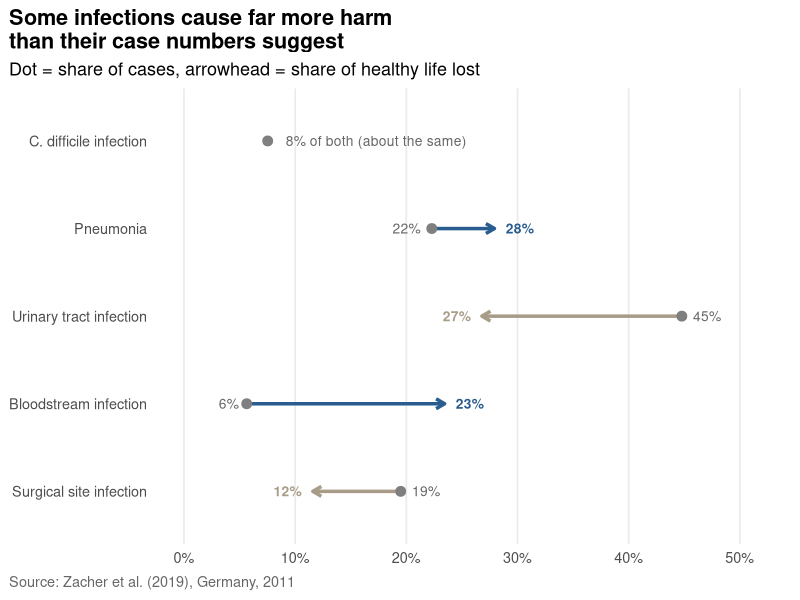

Write R code to recreate this figure.
## ---- chunk 1
#| label: setup
library(tidyverse)
## ---- chunk 2
#| label: fig-share
#| fig-width: 8
#| fig-height: 5
#| fig-cap: "Each arrow runs from an infection's share of cases to its share of the harm (healthy years of life lost). Blue arrows mark infections that cause more harm than their case numbers suggest; C. difficile causes about the same share of each."
#| fig-alt: "Arrow chart for five infection types in Germany, 2011. Bloodstream infection rises from 6% of cases to 23% of harm and pneumonia from 22% to 28%. Urinary tract infection falls from 45% of cases to 27% of harm and surgical site infection from 19% to 12%. C. difficile is about 8% of both."
#| echo: false

# Annual estimates for Germany, 2011 (Zacher et al. 2019, Table 1)
infections <- tribble(
  ~infection,                ~cases,  ~dalys,
  "Pneumonia",               106586,  69508,
  "Urinary tract infection", 214150,  66701,
  "Bloodstream infection",    26976,  58350,
  "Surgical site infection",  93222,  28842,
  "C. difficile infection",   36002,  20890
)

plot_data <- infections |>
  mutate(
    cases_pct = cases / 478222 * 100,
    harm_pct  = dalys / 248920 * 100,
    more_harm = harm_pct > cases_pct,
    same      = abs(harm_pct - cases_pct) < 1,   # less than 1 point apart
    infection = fct_reorder(infection, harm_pct)
  )

changed <- filter(plot_data, !same)

ggplot(plot_data, aes(y = infection)) +
  # Arrows only where the share really changes
  geom_segment(
    data = changed,
    aes(x = cases_pct, xend = harm_pct, yend = infection, colour = more_harm),
    arrow = arrow(length = unit(0.25, "cm")), linewidth = 1.2
  ) +
  geom_point(aes(x = cases_pct), colour = "grey50", size = 3) +
  # Share of cases (grey)
  geom_text(aes(x = cases_pct,
                label = if_else(same,
                                paste0(round(cases_pct), "% of both (about the same)"),
                                paste0(round(cases_pct), "%")),
                hjust = case_when(same ~ -0.1, more_harm ~ 1.4, TRUE ~ -0.4)),
            colour = "grey40", size = 3.5) +
  # Share of harm (coloured)
  geom_text(data = changed,
            aes(x = harm_pct, label = paste0(round(harm_pct), "%"),
                hjust = if_else(more_harm, -0.4, 1.4), colour = more_harm),
            size = 3.5, fontface = "bold") +
  scale_colour_manual(values = c("TRUE" = "#2a5d8f", "FALSE" = "#a89c88")) +
  scale_x_continuous(limits = c(0, 52), labels = function(x) paste0(x, "%")) +
  labs(
    title    = "Some infections cause far more harm\nthan their case numbers suggest",
    subtitle = "Dot = share of cases, arrowhead = share of healthy life lost",
    x = NULL, y = NULL,
    caption  = "Source: Zacher et al. (2019), Germany, 2011"
  ) +
  theme_minimal(base_size = 13) +
  theme(
    legend.position     = "none",
    panel.grid.major.y  = element_blank(),
    panel.grid.minor    = element_blank(),
    plot.title.position = "plot",
    plot.caption.position = "plot",
    plot.title          = element_text(face = "bold"),
    plot.caption        = element_text(hjust = 0, colour = "grey40")
  )
